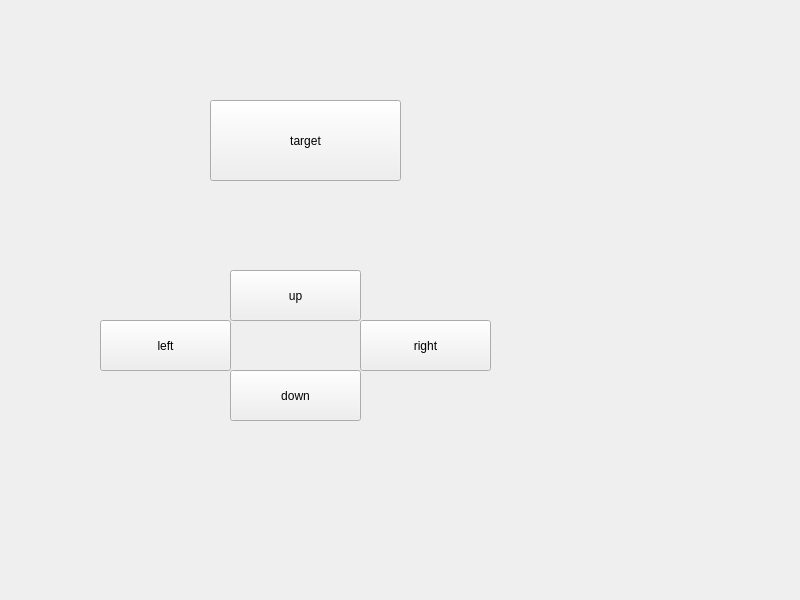
<?xml version="1.0" encoding="UTF-8"?>
<ui version="4.0">
 <class>Widget</class>
 <widget class="QWidget" name="Widget">
  <property name="geometry">
   <rect>
    <x>0</x>
    <y>0</y>
    <width>800</width>
    <height>600</height>
   </rect>
  </property>
  <property name="windowTitle">
   <string>Widget</string>
  </property>
  <widget class="QPushButton" name="target">
   <property name="geometry">
    <rect>
     <x>210</x>
     <y>100</y>
     <width>191</width>
     <height>81</height>
    </rect>
   </property>
   <property name="text">
    <string>target</string>
   </property>
  </widget>
  <widget class="QPushButton" name="up">
   <property name="geometry">
    <rect>
     <x>230</x>
     <y>270</y>
     <width>131</width>
     <height>51</height>
    </rect>
   </property>
   <property name="text">
    <string>up</string>
   </property>
  </widget>
  <widget class="QPushButton" name="right">
   <property name="geometry">
    <rect>
     <x>360</x>
     <y>320</y>
     <width>131</width>
     <height>51</height>
    </rect>
   </property>
   <property name="text">
    <string>right</string>
   </property>
  </widget>
  <widget class="QPushButton" name="down">
   <property name="geometry">
    <rect>
     <x>230</x>
     <y>370</y>
     <width>131</width>
     <height>51</height>
    </rect>
   </property>
   <property name="text">
    <string>down</string>
   </property>
  </widget>
  <widget class="QPushButton" name="left">
   <property name="geometry">
    <rect>
     <x>100</x>
     <y>320</y>
     <width>131</width>
     <height>51</height>
    </rect>
   </property>
   <property name="text">
    <string>left</string>
   </property>
  </widget>
 </widget>
 <resources/>
 <connections/>
</ui>
